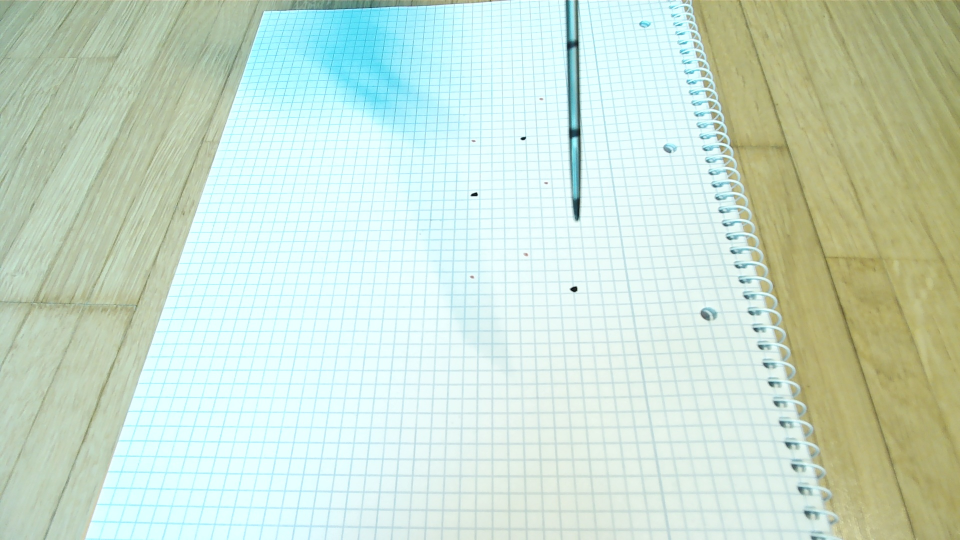
#> input picture evidence/descend/20261026T161713/001_ugreen.jpg, 1920 x 1080 px (shown at 1/2 size)
$ python -i arm_calibrate.py   (imports and definitions only)
#> lines starting #> are read from the running program, lines starting #| are printed output that depends on the picture; after the words box and inside, x2 and y2 are one past the last pixel; in counts of white or black regions, pixels touching at a corner belong together
### tools/hwr_kinematics.py
# Vendored verbatim from Porkchop911/dozorin-private @ 62eb5b4, hwr_core/hwr_core/arm/kinematics.py
# (the pre-existing robot stack; arm model in plan/16 there). Do not edit here: change it upstream.
"""Arm FK/IK and eye-in-hand camera geometry in the URDF convention (plan/16 findings).

Joints 2-4 are flipped: URDF angle = (500 - pulse) * 0.24 deg; pan yaw = (pulse - 500) * 0.24 deg.
At zero the arm points straight up; joints 2-4 rotate about +Y, so a chain angle phi is measured
from vertical (phi = 90 deg -> horizontal forward). The camera rides on link4 along its axis.
"""
from __future__ import annotations

import math
from dataclasses import dataclass

import numpy as np

RAD_PER_PULSE = math.radians(0.24)


@dataclass(frozen=True)
class JointSolution:
    pan: float       # yaw, left positive
    shoulder: float  # URDF joint2
    elbow: float     # URDF joint3
    wrist: float     # URDF joint4
    roll: float = 0.0


# [18 lines left out: functions pulses_to_joints, joints_to_pulses, not called in this run]


# Sim model (rosorin_pro_isaac.urdf): joint1 turns about -Z, so it is -pan; joints 2-4 match.
# FK agrees with ArmKinematics.fk to 2 mm (the vendor's 0.5 deg joint1 tilt).
# shortcut: joint5 = +roll sign not yet checked on hardware; verify with one wrist-roll photo.
def joints_to_urdf(joints: JointSolution) -> dict:
    return {"joint1": -joints.pan, "joint2": joints.shoulder, "joint3": joints.elbow,
            "joint4": joints.wrist, "joint5": joints.roll}


def urdf_to_joints(q: dict) -> JointSolution:
    return JointSolution(pan=-q["joint1"], shoulder=q["joint2"], elbow=q["joint3"],
                         wrist=q["joint4"], roll=q["joint5"])


# Gripper servo 10 pulse <-> URDF r_joint (the other four finger joints mimic it). Two live
# readbacks (poses.yaml, 2026-10-16) matched to the model's finger gap: empty jaws stall at 598
# = gap 0 (r_joint -0.70), a 3 cm cube at 486 = gap 30 mm (r_joint -0.147).
# shortcut: linear 2-point fit, fully open (pulse 200) is extrapolated; re-fit if open width matters.
GRIPPER_RAD_PER_PULSE = (-0.70 + 0.147) / (598 - 486)
GRIPPER_URDF_RANGE = (-0.70, 0.85)  # fingers touch .. widest gap in the model


def gripper_pulse_to_urdf(pulse: float) -> float:
    lo, hi = GRIPPER_URDF_RANGE
    return min(hi, max(lo, -0.147 + (pulse - 486) * GRIPPER_RAD_PER_PULSE))


def urdf_to_gripper_pulse(r_joint: float) -> int:
    return round(486 + (r_joint + 0.147) / GRIPPER_RAD_PER_PULSE)


class ArmKinematics:
    def __init__(self, pan_x: float = 0.0466, shoulder_z: float = 0.1907,
                 upper: float = 0.08513, forearm: float = 0.085147,
                 tool: float = 0.05577 + 0.08,
                 camera_along: float = 0.069, camera_up: float = 0.042,
                 joint_limit: float = 2.09):
#> further down, picture is the input picture: shape (1080, 1920, 3); mean B, G, R 204.4, 220.7, 200.6
        self.pan_x, self.shoulder_z = pan_x, shoulder_z
        self.upper, self.forearm, self.tool = upper, forearm, tool
        self.camera_along, self.camera_up = camera_along, camera_up
        self.joint_limit = joint_limit

    # [6 lines left out: function _chain, not called in this run]

    def _to_base(self, r: float, z: float, pan: float):
        return self.pan_x + r * math.cos(pan), r * math.sin(pan), z

    # [78 lines left out: functions fk, ik, ik_any_pitch, camera_pose, pixel_to_plane, pixel_to_point, not called in this run]


class CameraAim:
    """Conservative camera bearing/elevation to bus-servo pulse mapping."""

    # [30 lines left out: functions __init__, pulses, sweep, not called in this run]

### tools/arm_calibrate.py
#!/usr/bin/env python3
"""Arm calibration against the external cameras (plan 12 L2): joint zero offsets from tip positions triangulated by the
overhead and side UGREENs over ~40 poses, so the arm model's 5-10 mm absolute error stops costing placing iterations.

    <hackathon venv python> tools/arm_calibrate.py collect      robot on, arm at the start pose, inked tip (~3 min)
    <hackathon venv python> tools/arm_calibrate.py fit [DATA]   fit and write evidence/tip/arm_offsets.json
    <hackathon venv python> tools/arm_calibrate.py selftest     the fit on synthetic data with known offsets
    <hackathon venv python> tools/arm_calibrate.py repeat       gate 0: return-to-START scatter per joint and side (~10 min)
    <hackathon venv python> tools/arm_calibrate.py repeat-report FILE   its numbers and the go/stop verdict
    <hackathon venv python> tools/arm_calibrate.py fit-arm RUN...      arm terms (offsets, approach) -> arm_model.json
    <hackathon venv python> tools/arm_calibrate.py aim          live A/B: nominal vs calibrated on grid crossings at 60 mm

Unknowns: shoulder and elbow zero offsets (pulses, kept), the tip in the camera frame (changes with every grasp) and
the base on the desk: yaw + position in the overhead's sheet frame (changes with every strafe). A pan offset is the same
as a turned base, and a wrist offset the same as a different tip: neither is identifiable here, so both stay 0.
"""
from __future__ import annotations

import argparse
import json
import sys
import time
from pathlib import Path

import cv2
import numpy as np

sys.path.insert(0, str(Path(__file__).resolve().parent))
import coarse_aim as ca  # noqa: E402

OUT = Path("evidence/tip/arm_offsets.json")
DATA = Path("evidence/tip/arm_calibration_data.json")
START = {1: 497, 2: 420, 3: 190, 4: 269, 5: 502}  # tools/arm_to_start.py: tip ~45-70 mm up
MIN_HEIGHT_MM = 15.0  # a measured tip lower than this ends the sweep (the arm goes back up)


# [57 lines left out: functions model, fit, sigma, not called in this run]


USE_SIGMA = 1.5  # pulses: an offset known worse than this is written as 0


# [60 lines left out: functions poses, selftest, not called in this run]


SCRATCH = Path("evidence/tip/_cal.png")
SIDE_CACHE = Path("evidence/tip/side_pose_cache.json")  # the last side pose; refit when < 80 % of dots still fit
SIDE_UP_MM = (110.0, 170.0)  # plausible side-camera height above the paper
MISS_MM = 5.0  # overhead and side tip rays must meet this close (thick ink: the two cameras see points ~3 mm apart)


# [117 lines left out: function cameras, not called in this run]


TIP_MIN_PX = 200  # overhead ink blob: the tip is 800-1700 px; a 60 px tint at the plate's corner met junk (2026-10-30)
TIP_MAX_PX = 4000  # ... and under whiter light the 96-well plate read as one 5000-20000 px "ink" blob (2026-10-30)
TEAL = ((40, 25, 60), (110, 255, 255))  # HSV range of the tip ink (upright_touch_session)


def paper_hull(img: np.ndarray) -> np.ndarray:
    """Convex hull of the biggest bright area: the paper (as tt.side_marks finds it)."""
    gray = cv2.cvtColor(img, cv2.COLOR_BGR2GRAY)
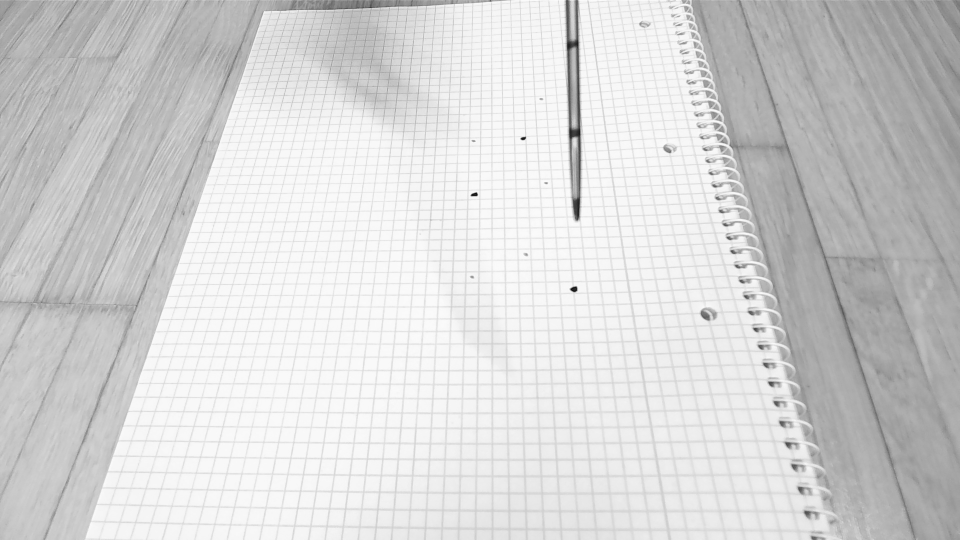
#> gray: shape (1080, 1920) (shown at 1/2 size); min 6, max 253, mean 212.9
    _, lab, st, _ = cv2.connectedComponentsWithStats((gray > 0.8 * np.percentile(gray, 90)).astype(np.uint8))
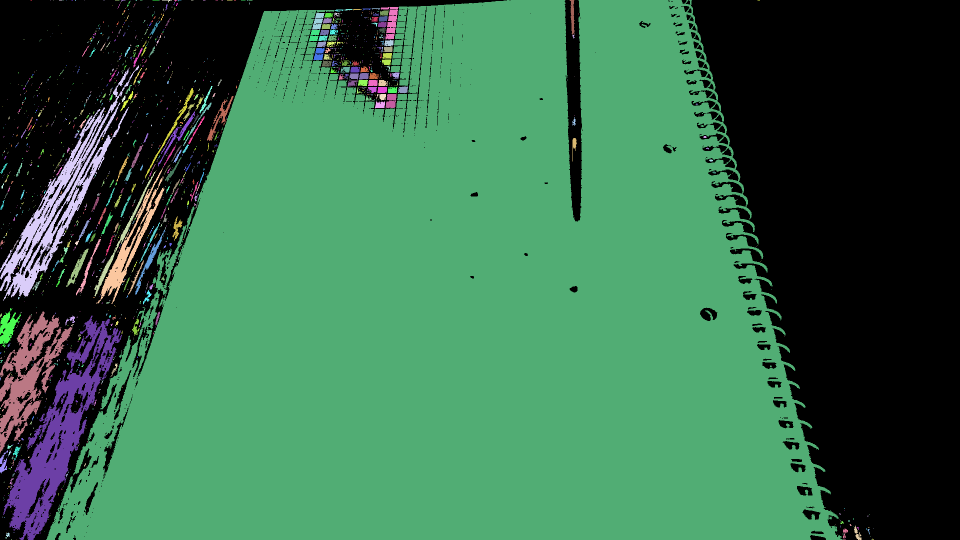
#> lab: shape (1080, 1920) int32 (shown at 1/2 size); 1475 distinct labels, from 0 to 1474; one colour per label, 0 black
#> st = 1475 rows, first 6: [0, 0, 1920, 1080, 746457], [61, 0, 3, 1, 3], [101, 0, 1, 1, 1], [107, 0, 1, 1, 1], [118, 0, 6, 1, 6], [125, 0, 2, 1, 2]
    ys, xs = np.nonzero(lab == 1 + int(np.argmax(st[1:, 4])))
    return cv2.convexHull(np.column_stack([xs, ys]).astype(np.int32))


# [17 lines left out: function teal_ends, not called in this run]


BG_LIFT = {2: 25, 3: 45, 4: 25}  # pulses over START that take the needle out of the side camera's view (2026-10-30)


# [97 lines left out: functions side_background, needle_end, needle_ends, measure, not called in this run]


measure.top_bg = None  # an overhead frame with the needle elsewhere: enables the difference end (set by hover)
measure.expect = None  # sheet mm the tip was sent to: candidates farther than expect_mm are dropped (set by hover)
measure.expect_mm = 8.0
EXPECT_MM = 8.0  # first tries landed up to ~5.5 mm off (2026-10-30)


COLLECT_N = 200     # poses (plan step 2)
ANCHOR_EVERY = 20   # START again from +REPEAT_AWAY (gate 0's repeatable side; from below pan scatters 2.6 mm) every this many poses
DRIFT_MM = 2.0      # an anchor this far from the first one twice in a row ends the run
SAFE_MM = 25.0      # a pose or its pre-move predicted lower than this (measured START height + measured slopes) is skipped
PROBE = 10          # pulses per joint around START for the measured height slopes
LOCAL_MM = 40.0     # a pose or pre-move the plane fitted to the measured poses puts lower than this is skipped


# [33 lines left out: functions approach_plan, low_plan, not called in this run]


LAMPS = Path("evidence/tip/lamps.json")  # the last rig-lamp setting auto_lamps accepted
# lamp 13 (Hue Play 2, over the rig) settings tried in order: brightness x colour temperature (mired). Sweep 2026-10-30:
# brightness 254 (or lamp 12 on) overexposes the locked overhead and the ruling vanishes (2-90 crossings); at 160 it
# finds 750-1050. The ink is found by hue relative to the paper, so the colour matters too
LAMP_GRID = [(bri, ct) for bri in (160, 120, 90) for ct in (153, 250, 350, 454, 500)]
LAMP_CROSSINGS = 600  # ruling crossings the overhead must still see under a setting
LAMP_OK = 5  # of 5 measurements at START: tip found, rays within 1 mm
LAMP_DEFAULT = (160, 153)  # most crossings in the sweep (1045): the grid light


# [153 lines left out: functions auto_lamps, collect, not called in this run]


# Gate 0 (docs/plan_2026-10-30_arm_calibration.md): how well the arm returns to one pose, per joint and approach side
REPEAT_JOINTS = {1: 10, 3: 10, 4: 10, 2: 5}  # arrivals per side; servo 2 fewer (it sticks rising, slow to test)
REPEAT_AWAY = 20      # pulses: the joint leaves this far to one side, then returns (> the widest gap seen, 5 pulses)
REPEAT_DWELL = 1.6    # s after the move, as in collect
SHORT_DWELL = 0.4     # s: AGREED S2's shortest settle; creep between the two is measured
SHORT_N = 5           # short-dwell arrivals per joint
STATIC_N = 30         # still measurements: the cameras' own noise
TIP_GUESS = np.array([0.0, 25.0, 200.0])  # tip in the camera frame, mm (fit's start value): only for the height guard


# [68 lines left out: functions repeat_plan, drop_mm, repeat, not called in this run]


def scatter(p: np.ndarray) -> float:
    """RMS 3D distance to the centroid (mm)."""
    return float(np.sqrt(np.mean(np.sum((p - p.mean(0)) ** 2, 1)))) if len(p) > 1 else float("nan")


# [65 lines left out: functions repeat_stats, repeat_report, fit_file, not called in this run]


ARM_MODEL = Path("evidence/tip/arm_model.json")
# [75 lines left out: functions arm_model, fit_arm, not called in this run]


AIM_HOVER_MM = 60.0  # A/B hover: mid-data (36-91 mm); 40 mm needed shoulder -60 pulses, outside the sampled range
AIM_REACH_MM = 30.0  # crossings this far around the START footprint (15 until the dishes covered it, 2026-10-30)


# [39 lines left out: functions aim_solve, anchor, not called in this run]


HOVER_STEPS_MM = (40.0, 25.0, 15.0, 10.0)  # 60 mm put the tip over the robot body in the overhead (ink not found)
HOVER_TRIES = 3   # corrections per height
HOVER_XY_MM, HOVER_Z_MM = 0.5, 1.0  # good enough to go lower
MEMORY = Path("evidence/tip/hover_memory.json")  # goal -> {height mm: correction mm} from the last hover/dot
HOVER_GOAL = (-5.0, 45.0)
HOVER_GOAL_ROLL = (-3.2, 40.9)  # fit-tip poses centre over the printed crossing near (-5, 40)  # open-paper crossing nearest in joint motion (58 pulses from START), seen by both cameras


TOUCH_STEPS_MM = (8.0, 6.0, 4.0, 3.0, 2.0, 1.0, 0.0, -1.0, -2.0, -3.0)  # below 10 mm: one try each, xy corrected
TOUCH_XY_MM = 3.0   # best try off by more than this below 10 mm: lift (readings near the paper scatter 1-2 mm; 2.0 aborted at the paper twice)
TOUCH_GOOD_MM = 1.0  # a try this close goes on down
DOT_OFFSETS = Path("evidence/tip/dot_offsets.json")  # sheet mm, mark minus printed crossing, one per dot
# the side-row contact stop fired falsely or stopped above the paper; the two marks came from pressing to -1..-3 mm,
# and their offsets are what the aim corrects: press like they did (2026-10-30)
DOT_STOP_AT_CONTACT = False
CONTACT_ROW = 0.4  # a 1 mm step down whose side-view tip row falls < 40 % of the rows/mm above 2 mm: on the paper
CONTACT_MM = 0.3    # a commanded mm down that moves the tip less than this: it is on the paper


# [11 lines left out: function ink_dot, not called in this run]


PRINTED = Path("evidence/tip/printed_crossings.json")  # goal -> last fitted printed crossing (sheet mm)


# [44 lines left out: functions local_crossing, new_mark, not called in this run]


RAISED = {2: 25, 3: 25}  # pulses over START (~55 mm higher) where the roll may turn: at roll 1000 the needle hangs
# near-vertical and its tip dropped to just above the far dish from START + 10 (2026-10-31)


# [417 lines left out: functions session_with_tip, fit_tip, hover, aim, main, not called in this run]


# [2 lines not run here, left out]

>>> import cv2
>>> picture = cv2.imread('../evidence/descend/20261026T161713/001_ugreen.jpg')
>>> result = paper_hull(picture)
#> result = contour of 15 points, box (x1, y1, x2, y2) (92, 0, 1685, 1080), area 1318661
